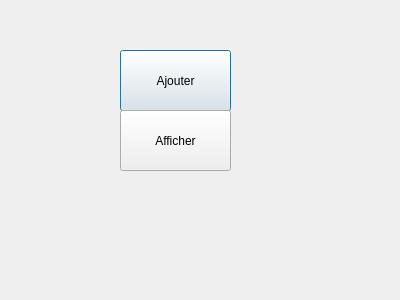
<?xml version="1.0" encoding="UTF-8"?>
<ui version="4.0">
 <class>ajouter_afficherp</class>
 <widget class="QDialog" name="ajouter_afficherp">
  <property name="geometry">
   <rect>
    <x>0</x>
    <y>0</y>
    <width>400</width>
    <height>300</height>
   </rect>
  </property>
  <property name="windowTitle">
   <string>Dialog</string>
  </property>
  <widget class="QPushButton" name="pushButton_ajouterp">
   <property name="geometry">
    <rect>
     <x>120</x>
     <y>50</y>
     <width>111</width>
     <height>61</height>
    </rect>
   </property>
   <property name="text">
    <string>Ajouter</string>
   </property>
  </widget>
  <widget class="QPushButton" name="pushButton_afficherp">
   <property name="geometry">
    <rect>
     <x>120</x>
     <y>110</y>
     <width>111</width>
     <height>61</height>
    </rect>
   </property>
   <property name="text">
    <string>Afficher</string>
   </property>
  </widget>
 </widget>
 <resources/>
 <connections/>
</ui>
